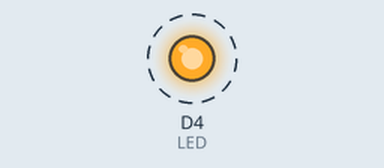
A sketch run on a simulated ESP8266 (NodeMCU). Shown: output pins drawn as LEDs (lit = HIGH). Dashed ring = blinking. WiFi joins after 1.5 s; servers stay silent unless stated; what the sketch prints to the serial monitor is not drawn.

Above: at 2.0 s.
Timing chart, 0 to 6.1 s (numbered marks = the images above):
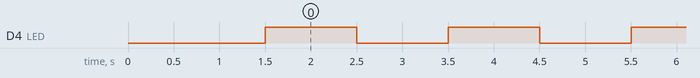

Measured:
- by itself, D4 (LED): alternates HIGH for 1.0 s and LOW for 1.0 s

The sketch:

Print_IP_Address.ino
```cpp
#include "ESP8266WiFi.h"
# define LED D4 // Use built-in LED which connected to D4 pin or GPIO 2
// WiFi parameters to be configured
const char* ssid = "sreerupasengupta";
const char* password = "sree1999";

void setup(void)
{
  pinMode(LED, OUTPUT);
  Serial.begin(115200);
  // Connect to WiFi
  WiFi.begin(ssid, password);

  // while wifi not connected yet, print '.'
  // then after it connected, get out of the loop
  while (WiFi.status() != WL_CONNECTED) {
     delay(500);
     Serial.print(".");
  }
  //print a new line, then print WiFi connected and the IP address
  Serial.println("");
  Serial.println("WiFi connected");
  // Print the IP address
  Serial.println(WiFi.localIP());

}
void loop() {
  digitalWrite(LED, HIGH);  // Turn the LED off because the LED is active low
  delay(1000);            // Wait a second
  digitalWrite(LED, LOW);   // Turn the LED on because the LED is active low
  delay(1000);              // Wait a second
}
```
